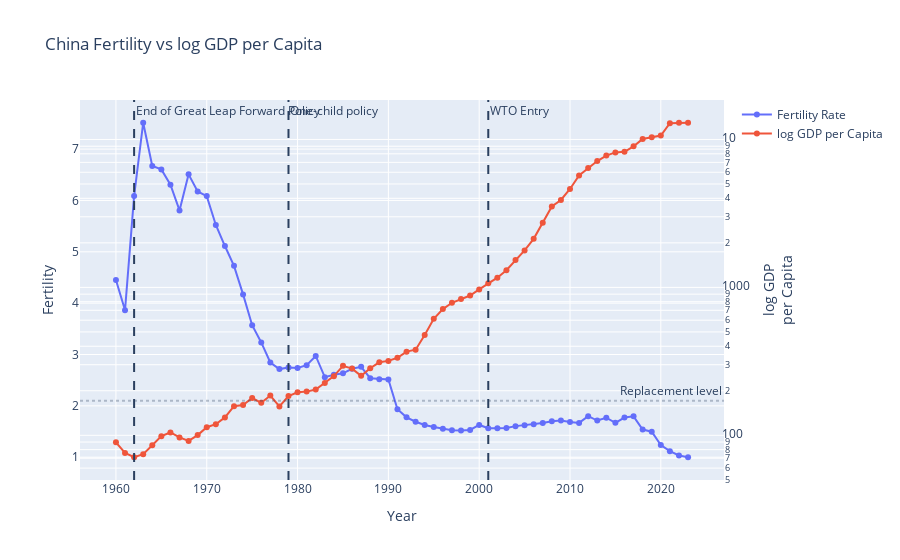

Source (notebook cell):
### Code cell
# fertility vs LOG gdp per cap

df = china_df.dropna(subset = ["fertility", "gdp_percap"]).copy()

import plotly.graph_objects as go
fig = go.Figure()

# fertility on left axis
fig.add_trace(go.Scatter(x = df["date"], y = df["fertility"],
                         name = "Fertility Rate", mode = "lines+markers"))
# gdp per capita on right axis
fig.add_trace(go.Scatter(x = df["date"], y = df["gdp_percap"],
                         name = "log GDP per Capita", mode = "lines+markers",
                         yaxis = "y2"))

fig.update_layout(title = "China Fertility vs log GDP per Capita",
                  xaxis_title = "Year",
                  yaxis = dict(title = "Fertility"),
                  yaxis2 = dict(title = "log GDP<br>per Capita",
                                overlaying = "y",
                                side = "right", type = "log"),
                  template = "plotly")

fig.add_vline(x = 1962, line_dash = "dash", annotation_text = "End of Great Leap Forward Policy")
fig.add_vline(x = 1979, line_dash = "dash", annotation_text = "One-child policy")
fig.add_vline(x = 2001, line_dash = "dash", annotation_text = "WTO Entry")
fig.add_hline(y = 2.1, line_dash = "dot", opacity = 0.3, annotation_text = "Replacement level")

fig.show()

### Figure 1 — Plotly figure (JSON) as saved in the notebook; plotly's stock layout.template omitted (floating-point values rounded to 4 significant figures)
{"data": [{"mode": "lines+markers", "name": "Fertility Rate", "type": "scatter", "x": [1960, 1961, 1962, 1963, 1964, 1965, 1966, 1967, 1968, 1969, 1970, 1971, 1972, 1973, 1974, 1975, 1976, 1977, 1978, 1979, 1980, 1981, 1982, 1983, 1984, 1985, 1986, 1987, 1988, 1989, 1990, 1991, 1992, 1993, 1994, 1995, 1996, 1997, 1998, 1999, 2000, 2001, 2002, 2003, 2004, 2005, 2006, 2007, 2008, 2009, 2010, 2011, 2012, 2013, 2014, 2015, 2016, 2017, 2018, 2019, 2020, 2021, 2022, 2023], "y": [4.451, 3.863, 6.085, 7.513, 6.672, 6.605, 6.307, 5.806, 6.508, 6.175, 6.085, 5.523, 5.112, 4.726, 4.17, 3.571, 3.235, 2.844, 2.716, 2.745, 2.739, 2.792, 2.972, 2.559, 2.607, 2.633, 2.721, 2.76, 2.539, 2.52, 2.514, 1.934, 1.776, 1.691, 1.628, 1.588, 1.554, 1.527, 1.522, 1.53, 1.628, 1.563, 1.566, 1.57, 1.605, 1.624, 1.644, 1.666, 1.701, 1.714, 1.687, 1.668, 1.798, 1.714, 1.769, 1.67, 1.772, 1.795, 1.539, 1.496, 1.236, 1.117, 1.034, 0.999]}, {"mode": "lines+markers", "name": "log GDP per Capita", "type": "scatter", "x": [1960, 1961, 1962, 1963, 1964, 1965, 1966, 1967, 1968, 1969, 1970, 1971, 1972, 1973, 1974, 1975, 1976, 1977, 1978, 1979, 1980, 1981, 1982, 1983, 1984, 1985, 1986, 1987, 1988, 1989, 1990, 1991, 1992, 1993, 1994, 1995, 1996, 1997, 1998, 1999, 2000, 2001, 2002, 2003, 2004, 2005, 2006, 2007, 2008, 2009, 2010, 2011, 2012, 2013, 2014, 2015, 2016, 2017, 2018, 2019, 2020, 2021, 2022, 2023], "y": [89.72, 75.97, 71.06, 74.47, 85.66, 98.67, 104.5, 96.76, 91.65, 100.3, 113.3, 118.8, 132.1, 157.3, 160.4, 178.6, 165.7, 185.7, 156.7, 184.3, 195.1, 197.4, 203.7, 225.9, 251.2, 295.0, 282.4, 252.3, 284.0, 311.4, 318.5, 334.1, 367.8, 378.9, 475.7, 612.7, 713.3, 786.7, 835.1, 881.1, 969.2, 1065.0, 1164.0, 1307.0, 1531.0, 1778.0, 2129.0, 2735.0, 3523.0, 3898.0, 4629.0, 5704.0, 6405.0, 7147.0, 7781.0, 8175.0, 8255.0, 8980.0, 10090.0, 10340.0, 10630.0, 12890.0, 12970.0, 12950.0], "yaxis": "y2"}], "layout": {"annotations": [{"showarrow": false, "text": "End of Great Leap Forward Policy", "x": 1962, "xanchor": "left", "xref": "x", "y": 1, "yanchor": "top", "yref": "y domain"}, {"showarrow": false, "text": "One-child policy", "x": 1979, "xanchor": "left", "xref": "x", "y": 1, "yanchor": "top", "yref": "y domain"}, {"showarrow": false, "text": "WTO Entry", "x": 2001, "xanchor": "left", "xref": "x", "y": 1, "yanchor": "top", "yref": "y domain"}, {"showarrow": false, "text": "Replacement level", "x": 1, "xanchor": "right", "xref": "x domain", "y": 2.1, "yanchor": "bottom", "yref": "y"}], "shapes": [{"line": {"dash": "dash"}, "type": "line", "x0": 1962, "x1": 1962, "xref": "x", "y0": 0, "y1": 1, "yref": "y domain"}, {"line": {"dash": "dash"}, "type": "line", "x0": 1979, "x1": 1979, "xref": "x", "y0": 0, "y1": 1, "yref": "y domain"}, {"line": {"dash": "dash"}, "type": "line", "x0": 2001, "x1": 2001, "xref": "x", "y0": 0, "y1": 1, "yref": "y domain"}, {"line": {"dash": "dot"}, "opacity": 0.3, "type": "line", "x0": 0, "x1": 1, "xref": "x domain", "y0": 2.1, "y1": 2.1, "yref": "y"}], "title": {"text": "China Fertility vs log GDP per Capita"}, "xaxis": {"title": {"text": "Year"}}, "yaxis": {"title": {"text": "Fertility"}}, "yaxis2": {"overlaying": "y", "side": "right", "title": {"text": "log GDP<br>per Capita"}, "type": "log"}}}
